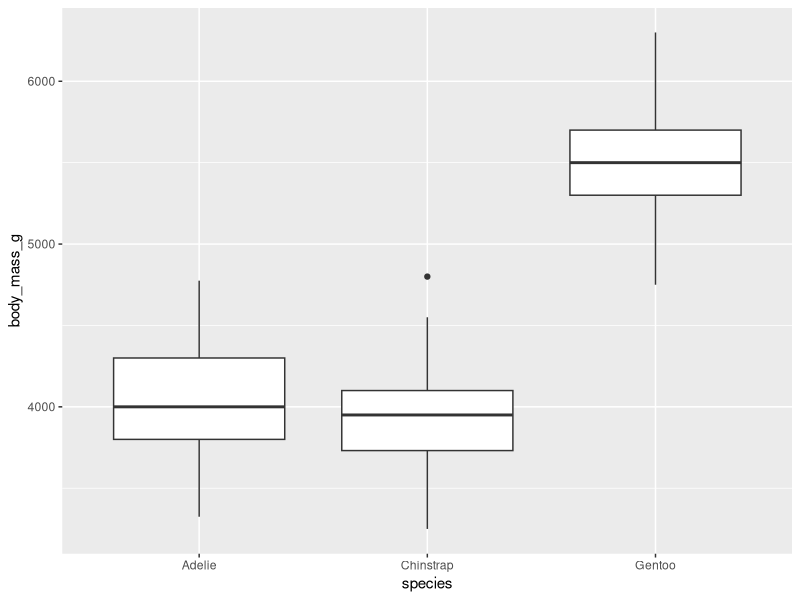
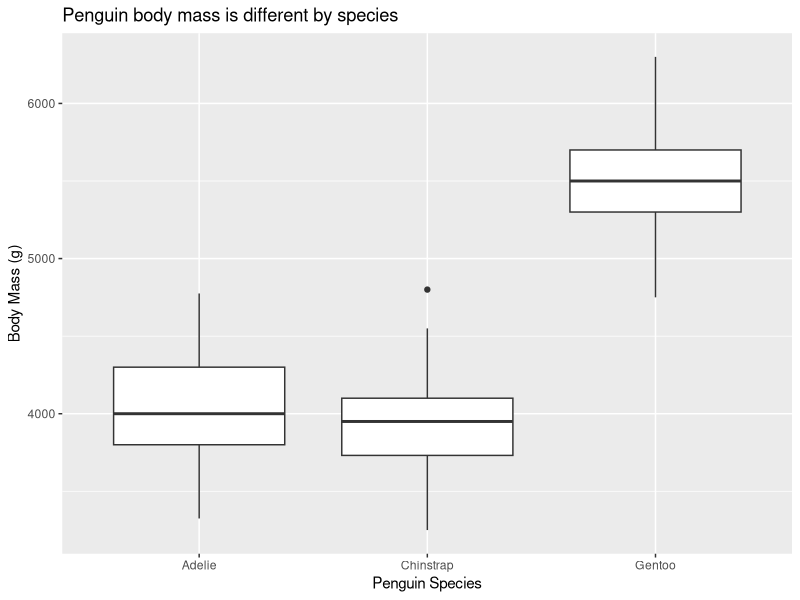
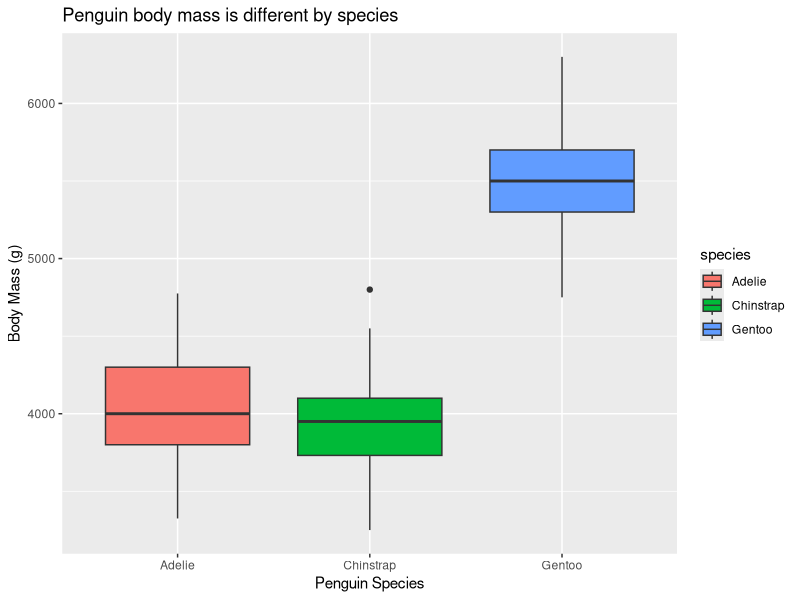
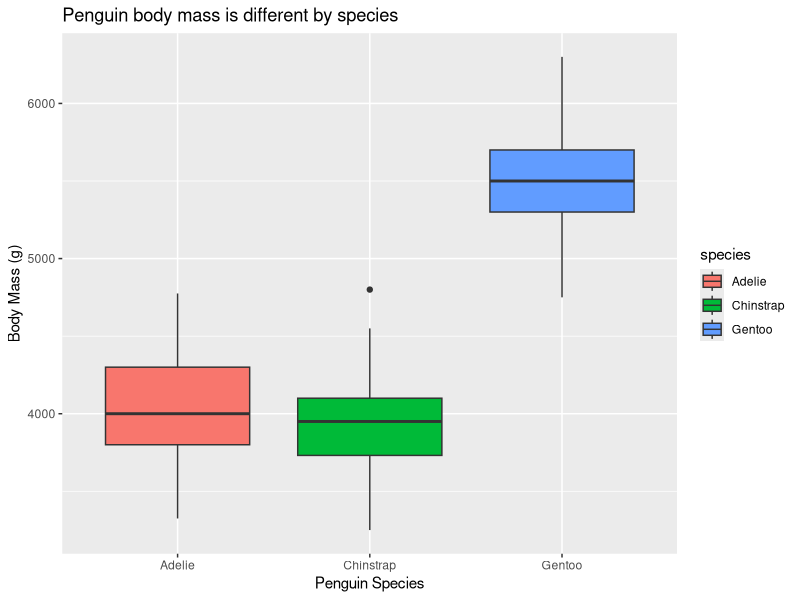

Here is the R script that generated these plots, in order:
## ---- chunk 1
library(tidyverse)
## ---- chunk 2
help(ggplot)
## ---- chunk 3
help(geom_jitter)
## ---- chunk 4
library(palmerpenguins)
## ---- chunk 5
malePenguins <- penguins %>% filter(sex == "male")
## ---- chunk 6
ggplot(data=malePenguins, mapping=aes(x=species, y=body_mass_g))+geom_boxplot()
## ---- chunk 7

## ---- chunk 8
ggplot(data=malePenguins, mapping=aes(x=species, y=body_mass_g)) + 
  geom_boxplot() +
  labs(x = "Penguin Species", y = "Body Mass (g)", title = "Penguin body mass is different by species")
## ---- chunk 9
ggplot(data=malePenguins, mapping=aes(x=species, y=body_mass_g, fill = species)) + 
  geom_boxplot() +
  labs(x = "Penguin Species", y = "Body Mass (g)", title = "Penguin body mass is different by species")
## ---- chunk 10

## ---- chunk 11
ggsave("plot.png", height=5, width=5, units="cm", scale=3)
